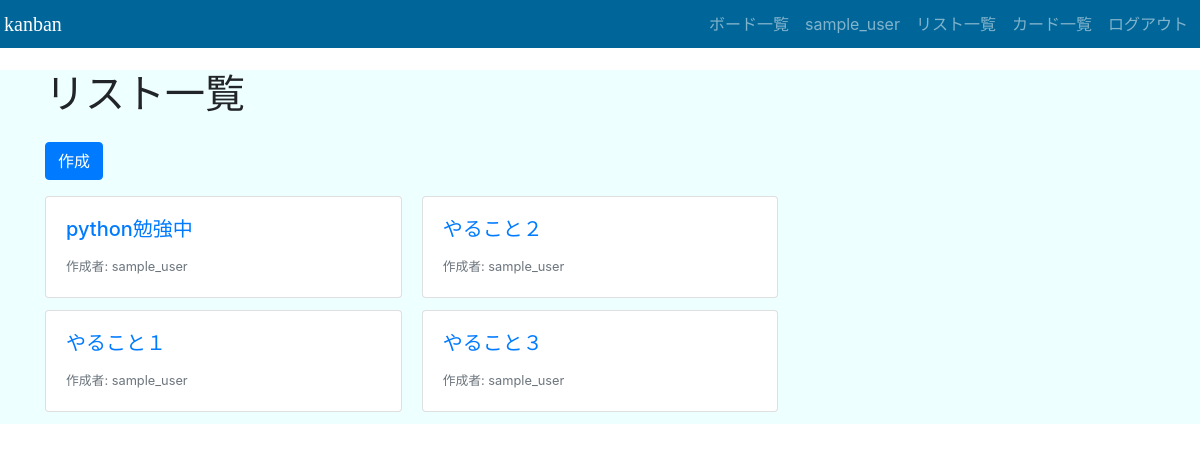
/kanban/lists/ (signed in), run on an earlier commit of the app's database.
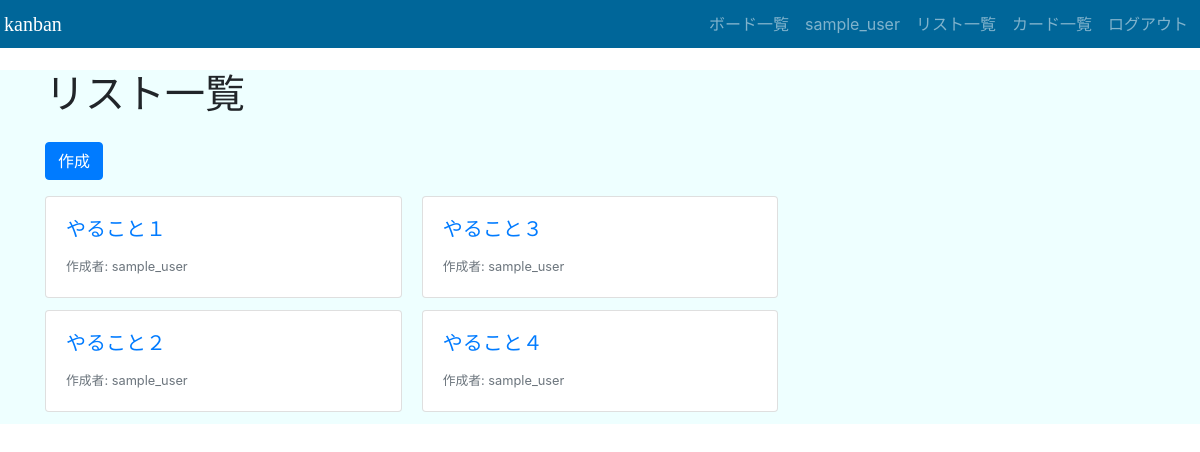
And on a later commit of the database.
### kanban/models.py (models this page shows, shortened)
class List(models.Model):
    title = models.CharField(max_length=200)
    user = models.ForeignKey(User, on_delete=models.CASCADE)

### kanban/views.py (the view)
# urls.py: path("lists/", views.ListListView.as_view(), name="lists_list"),
class ListListView(LoginRequiredMixin, ListView):
    model = List
    template_name = "kanban/lists/list.html"

### kanban/templates/kanban/lists/list.html
{% extends "kanban/base.html" %}
{% block content %}
<div class="container">
  <h1>リスト一覧</h1>
  <a class="btn btn-primary my-3" href="{% url 'kanban:lists_create' %}" role="button">作成</a>
  <div class="card-columns">
    {% for list in list_list %}
    <a href="{% url 'kanban:lists_detail' list.pk %}" class="card">
      <div class="card-body">
        <h5 class="card-title">{{ list.title }}</h5>
        <footer>
          <small class="text-muted">作成者: {{ list.user.username }}</small>
        </footer>
      </div>
    </a>
    {% endfor %}
  </div>
</div>
{% endblock %}

### kanban/templates/kanban/base.html (shortened to what this page needs)
{% load static %}
<!doctype html>
<html lang="ja">
  <head>
    <link rel="stylesheet" href="https://stackpath.bootstrapcdn.com/bootstrap/4.3.1/css/bootstrap.min.css">
    <link href="https://use.fontawesome.com/releases/v5.6.1/css/all.css" rel="stylesheet">
    <link rel="stylesheet" type="text/css" href="{% static 'kanban/custom.css' %}">
  </head>
  <body>
    <header>
      <nav class="navbar navbar-expand-lg navbar-dark fixed-top p-1" style="background-color:#006699;" >
        {% if request.user.is_authenticated %}
        <a class="navbar-brand"  style="font-family:cursive;" href="{% url 'kanban:home' %}">kanban</a>
        {% else %}
        <a class="navbar-brand" style="font-family:cursive;" href="{% url 'kanban:index' %}">kanban</a>
        {% endif %}
        <div class="collapse navbar-collapse" id="navbarSupportedContent">
          <ul class="navbar-nav">
            {% if request.user.is_authenticated %}
            <li class="nav-item">
              <a class="nav-link" href="{% url 'kanban:boards_list' %}">ボード一覧</a>
            </li>
            <li class="nav-item">
              <a class="nav-link" href="{% url 'kanban:users_detail' request.user.pk %}">{{ request.user.username }}</a>
            </li>
            <li class="nav-item">
              <a class="nav-link" href="{% url 'kanban:lists_list' %}">リスト一覧</a>
            </li>
            <li class="nav-item">
              <a class="nav-link" href="{% url 'kanban:cards_list' %}">カード一覧</a>
            </li>
            <li class="nav-item">
              <a class="nav-link" href="{% url 'logout' %}">ログアウト</a>
            </li>
            {% endif %}
          </ul>
        </div>
      </nav>
    </header>
    <main>
      {% block content %}
      {% endblock %}
    </main>
  </body>
</html>

### kanban/static/kanban/custom.css (style rules this page uses)
body { padding-top: 70px; }
main { background-color: #EEFFFF; height: 100%; }

What changed in the data, as far as the page shows it:
removed List: title "python勉強中", user.username "sample_user"
added List: title "やること４", user.username "sample_user"
